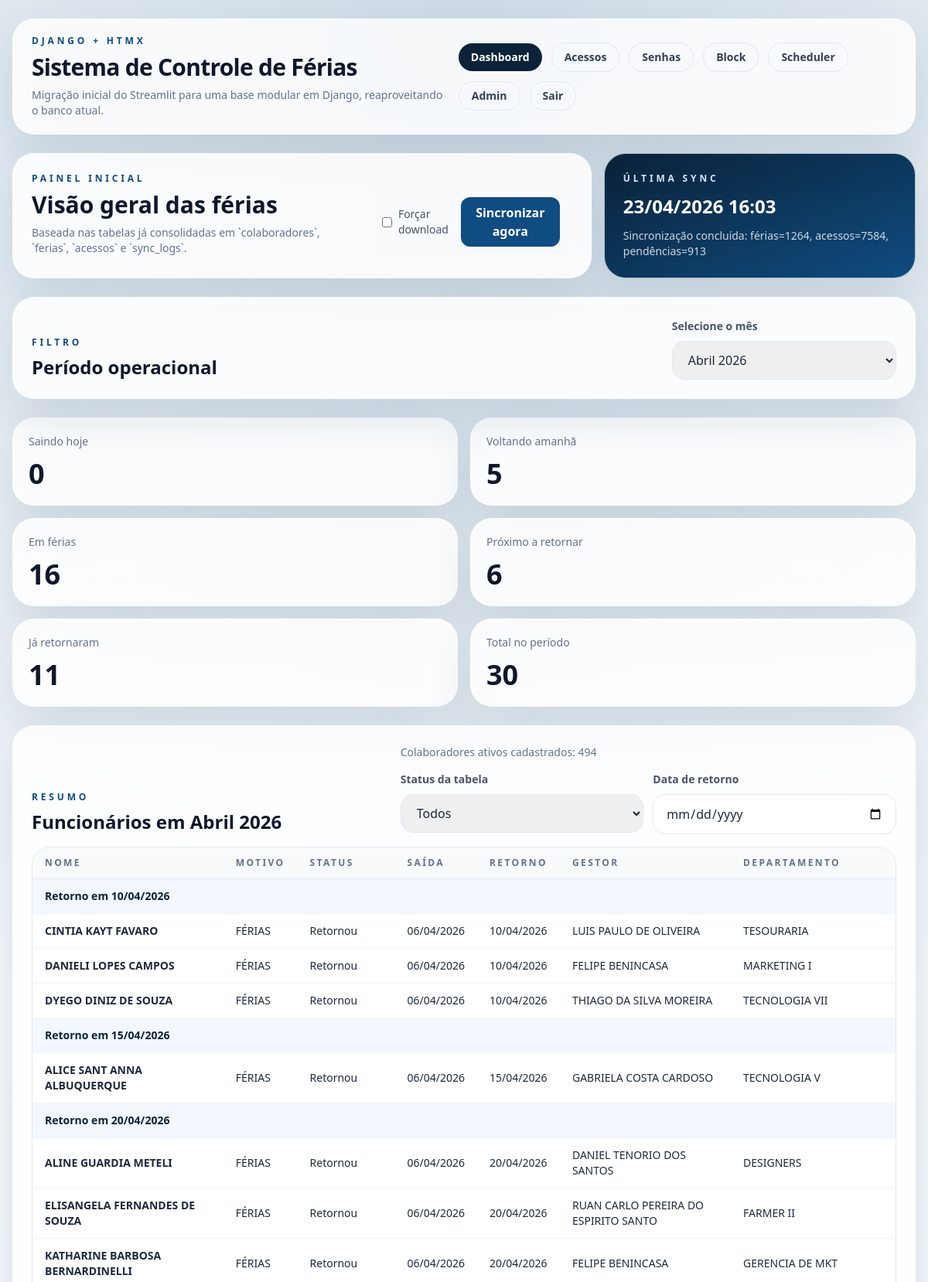
The page /dashboard/ (signed in, upper part) on the database its author committed.
### apps/core/models.py (models this page shows, shortened)
class OperationalSettings(models.Model):
    id = models.PositiveSmallIntegerField(primary_key=True, default=1, editable=False)
    company_name = models.CharField(max_length=120, default="Sistema de Controle de Férias")
    google_sheets_url = models.URLField(blank=True)
    sync_enabled = models.BooleanField(default=True)
    cache_minutes = models.PositiveIntegerField(default=60)
    onetimesecret_enabled = models.BooleanField(default=True)
    onetimesecret_email = models.EmailField(blank=True)
    onetimesecret_api_key = models.CharField(max_length=255, blank=True)
    allowed_systems = models.JSONField(default=list, blank=True)
    created_at = models.DateTimeField(auto_now_add=True)
    updated_at = models.DateTimeField(auto_now=True)
    class Meta:
        verbose_name = "Configuração operacional"
        verbose_name_plural = "Configurações operacionais"
    @classmethod
    def get_solo(cls) -> "OperationalSettings":
        defaults = {
            "company_name": "Sistema de Controle de Férias",
            "google_sheets_url": settings.GOOGLE_SHEETS_URL,
            "sync_enabled": True,
            "cache_minutes": 60,
            "onetimesecret_enabled": True,
            "allowed_systems": list(settings.DEFAULT_ACCESS_SYSTEMS),
        }
        try:
            obj, _ = cls.objects.get_or_create(pk=1, defaults=defaults)
            return obj
        except (OperationalError, ProgrammingError):
            return cls(pk=1, **defaults)

### apps/people/models.py (models this page shows, shortened)
class SyncLog(models.Model):
    tipo_sync = models.CharField(max_length=100)
    status = models.CharField(max_length=30)
    total_registros = models.IntegerField(blank=True, null=True)
    total_abas = models.IntegerField(blank=True, null=True)
    mensagem = models.TextField(blank=True, null=True)
    arquivo_hash = models.CharField(max_length=64, blank=True, null=True)
    detalhes = models.TextField(blank=True, null=True)
    created_at = models.DateTimeField(blank=True, null=True)
    class Meta:
        managed = False
        db_table = "sync_logs"
        ordering = ["-created_at"]
        verbose_name = "Log de sincronização"
        verbose_name_plural = "Logs de sincronização"

class Colaborador(models.Model):
    nome = models.CharField(max_length=255)
    email = models.EmailField(blank=True, null=True)
    login_ad = models.CharField(max_length=150, blank=True, null=True)
    departamento = models.CharField(max_length=255, blank=True, null=True)
    gestor = models.CharField(max_length=255, blank=True, null=True)
    ativo = models.BooleanField(default=True)
    created_at = models.DateTimeField(blank=True, null=True)
    updated_at = models.DateTimeField(blank=True, null=True)
    class Meta:
        managed = False
        db_table = "colaboradores"
        ordering = ["nome"]
        verbose_name = "Colaborador"
        verbose_name_plural = "Colaboradores"

class Ferias(models.Model):
    colaborador = models.ForeignKey(
        Colaborador,
        models.DO_NOTHING,
        db_column="colaborador_id",
        related_name="ferias_registros",
    )
    data_saida = models.DateField(blank=True, null=True)
    data_retorno = models.DateField(blank=True, null=True)
    mes_ref = models.IntegerField(blank=True, null=True)
    ano_ref = models.IntegerField(blank=True, null=True)
    created_at = models.DateTimeField(blank=True, null=True)
    updated_at = models.DateTimeField(blank=True, null=True)
    class Meta:
        managed = False
        db_table = "ferias"
        ordering = ["-ano_ref", "-mes_ref", "-data_saida"]
        verbose_name = "Evento de férias"
        verbose_name_plural = "Eventos de férias"

### apps/dashboard/views.py (the view)
# urls.py: path("", home, name="home"),
@login_required
def home(request):
    service = DashboardService()
    period = service.resolve_period(request.GET.get("period"))
    status = service.resolve_status(request.GET.get("status"))
    context = service.summary(period, status, request.GET.get("return_date"))
    if request.headers.get("HX-Request") and request.GET.get("partial") == "table":
        template = "dashboard/partials/period_table.html"
    else:
        template = "dashboard/partials/period_panel.html" if request.headers.get("HX-Request") else "dashboard/home.html"
    return render(request, template, context)

### templates/dashboard/home.html (shortened to what this page needs)
{% extends "base.html" %}
{% block content %}
<section class="space-y-6">
  <div class="grid gap-4 lg:grid-cols-[1.3fr_0.7fr]">
    <div class="rounded-[28px] border border-white/70 bg-white/85 p-6 shadow-soft backdrop-blur">
      <div class="flex flex-col gap-4 lg:flex-row lg:items-end lg:justify-between">
        <div>
          <p class="text-xs font-semibold uppercase tracking-[0.32em] text-brand-500">Painel inicial</p>
          <h2 class="mt-2 text-3xl font-black text-slate-900">Visão geral das férias</h2>
          <p class="mt-2 text-sm text-slate-500">Baseada nas tabelas já consolidadas em `colaboradores`, `ferias`, `acessos` e `sync_logs`.</p>
        </div>
        <form method="post" action="{% url 'sync:run' %}" class="flex items-center gap-3 rounded-2xl bg-slate-50 px-4 py-3">
          <label class="flex items-center gap-2 text-sm text-slate-600">
            <input type="checkbox" name="force" class="rounded border-slate-300">
            Forçar download
          </label>
          <button class="rounded-xl bg-brand-500 px-4 py-2 font-semibold text-white">Sincronizar agora</button>
        </form>
      </div>
    </div>
    <div class="rounded-[28px] border border-white/70 bg-gradient-to-br from-brand-900 to-brand-500 p-6 text-white shadow-soft">
      <p class="text-xs font-semibold uppercase tracking-[0.32em] text-brand-100">Última sync</p>
      {% if latest_sync %}
        <h3 class="mt-3 text-2xl font-black">{{ latest_sync.created_at|date:"d/m/Y H:i" }}</h3>
        <p class="mt-3 text-sm text-white/80">{{ latest_sync.mensagem }}</p>
      {% else %}
        <h3 class="mt-3 text-2xl font-black">Sem sincronização</h3>
        <p class="mt-3 text-sm text-white/80">Execute a primeira sincronização para alimentar o dashboard.</p>
      {% endif %}
    </div>
  </div>
  <div id="period-panel">
    {% include "dashboard/partials/period_panel.html" %}
  </div>
</section>
{% endblock %}

### templates/base.html (shortened to what this page needs)
{% load static %}
<!DOCTYPE html>
<html lang="pt-BR">
<head>
  <script src="https://cdn.tailwindcss.com"></script>
  <link rel="stylesheet" href="{% static 'css/app.css' %}">
</head>
<body class="min-h-screen bg-[radial-gradient(circle_at_top,_rgba(15,76,129,0.18),_transparent_38%),linear-gradient(180deg,_#f8fafc_0%,_#eef4f8_100%)] text-slate-800">
  <div class="mx-auto flex min-h-screen {% if request.resolver_match.namespace == 'accesses' %}max-w-[99vw] 2xl:max-w-[1920px]{% else %}max-w-7xl{% endif %} flex-col px-3 py-6 lg:px-4">
    <header class="mb-6 rounded-[28px] border border-white/70 bg-white/80 px-6 py-5 shadow-soft backdrop-blur">
      <div class="flex flex-col gap-5 lg:flex-row lg:items-center lg:justify-between">
        <div>
          <p class="text-xs font-semibold uppercase tracking-[0.32em] text-brand-500">Django + HTMX</p>
          <h1 class="mt-2 text-3xl font-black tracking-tight text-slate-900">{{ operational_settings.company_name|default:"Sistema de Controle de Férias" }}</h1>
          <p class="mt-2 max-w-2xl text-sm text-slate-500">Migração inicial do Streamlit para uma base modular em Django, reaproveitando o banco atual.</p>
        </div>
        <div class="flex flex-wrap items-center gap-3 text-sm">
          {% if request.user.is_authenticated %}
            <a
              href="{% url 'dashboard:home' %}"
              class="rounded-full px-4 py-2 font-semibold {% if request.resolver_match.namespace == 'dashboard' %}bg-brand-900 text-white{% else %}border border-slate-200 text-slate-700{% endif %}"
            >Dashboard</a>
            <a
              href="{% url 'accesses:index' %}"
              class="rounded-full px-4 py-2 font-semibold {% if request.resolver_match.namespace == 'accesses' %}bg-brand-900 text-white{% else %}border border-slate-200 text-slate-700{% endif %}"
            >Acessos</a>
            <a
              href="{% url 'passwords:index' %}"
              class="rounded-full px-4 py-2 font-semibold {% if request.resolver_match.namespace == 'passwords' %}bg-brand-900 text-white{% else %}border border-slate-200 text-slate-700{% endif %}"
            >Senhas</a>
            <a
              href="{% url 'block:index' %}"
              class="rounded-full px-4 py-2 font-semibold {% if request.resolver_match.namespace == 'block' %}bg-brand-900 text-white{% else %}border border-slate-200 text-slate-700{% endif %}"
            >Block</a>
            <a
              href="{% url 'scheduler:index' %}"
              class="rounded-full px-4 py-2 font-semibold {% if request.resolver_match.namespace == 'scheduler' %}bg-brand-900 text-white{% else %}border border-slate-200 text-slate-700{% endif %}"
            >Scheduler</a>
            <a
              href="/admin/"
              class="rounded-full px-4 py-2 font-semibold {% if '/admin/' in request.path %}bg-brand-900 text-white{% else %}border border-slate-200 text-slate-700{% endif %}"
            >Admin</a>
            <form method="post" action="{% url 'logout' %}">
              <button class="rounded-full border border-slate-200 px-4 py-2 font-semibold text-slate-700">Sair</button>
            </form>
          {% endif %}
        </div>
      </div>
    </header>
    <main class="flex-1">
      {% block content %}{% endblock %}
    </main>
  </div>
</body>
</html>

### templates/dashboard/partials/period_panel.html
<div class="space-y-6">
  <form id="period-filter-form" class="space-y-6">
    <section class="rounded-[28px] border border-white/70 bg-white/85 p-6 shadow-soft backdrop-blur">
      <div class="grid gap-4 lg:grid-cols-[1fr_auto] lg:items-end">
        <div>
          <p class="text-xs font-semibold uppercase tracking-[0.32em] text-brand-500">Filtro</p>
          <h3 class="mt-2 text-2xl font-black text-slate-900">Período operacional</h3>
        </div>
        <div class="min-w-[280px]">
          <label class="text-sm font-semibold text-slate-600">Selecione o mês</label>
          <select
            name="period"
            class="mt-2 w-full rounded-2xl border border-slate-200 px-4 py-3"
            hx-get="{% url 'dashboard:home' %}"
            hx-target="#period-panel"
            hx-trigger="change"
            hx-swap="innerHTML"
            hx-include="#period-filter-form"
          >
            {% for period in periods %}
              <option value="{{ period.key }}" {% if selected_period and selected_period.key == period.key %}selected{% endif %}>
                {{ period.label }}
              </option>
            {% endfor %}
          </select>
        </div>
      </div>
    </section>
    <section class="grid gap-4 md:grid-cols-2 xl:grid-cols-6">
      <article class="rounded-[28px] border border-white/70 bg-white/85 p-5 shadow-soft">
        <p class="text-sm text-slate-500">Saindo hoje</p>
        <p class="mt-3 text-4xl font-black text-slate-900">{{ metrics.saindo_hoje|default:0 }}</p>
      </article>
      <article class="rounded-[28px] border border-white/70 bg-white/85 p-5 shadow-soft">
        <p class="text-sm text-slate-500">Voltando amanhã</p>
        <p class="mt-3 text-4xl font-black text-slate-900">{{ metrics.voltando|default:0 }}</p>
      </article>
      <article class="rounded-[28px] border border-white/70 bg-white/85 p-5 shadow-soft">
        <p class="text-sm text-slate-500">Em férias</p>
        <p class="mt-3 text-4xl font-black text-slate-900">{{ metrics.em_ferias|default:0 }}</p>
      </article>
      <article class="rounded-[28px] border border-white/70 bg-white/85 p-5 shadow-soft">
        <p class="text-sm text-slate-500">Próximo a retornar</p>
        <p class="mt-3 text-4xl font-black text-slate-900">{{ metrics.proximos_7_dias|default:0 }}</p>
      </article>
      <article class="rounded-[28px] border border-white/70 bg-white/85 p-5 shadow-soft">
        <p class="text-sm text-slate-500">Já retornaram</p>
        <p class="mt-3 text-4xl font-black text-slate-900">{{ metrics.retornaram|default:0 }}</p>
      </article>
      <article class="rounded-[28px] border border-white/70 bg-white/85 p-5 shadow-soft">
        <p class="text-sm text-slate-500">Total no período</p>
        <p class="mt-3 text-4xl font-black text-slate-900">{{ metrics.total_periodo|default:0 }}</p>
      </article>
    </section>
    <section class="rounded-[28px] border border-white/70 bg-white/85 p-6 shadow-soft backdrop-blur">
      <div id="period-table">
        {% include "dashboard/partials/period_table.html" %}
      </div>
    </section>
  </form>
</div>

### templates/dashboard/partials/period_table.html
<div class="flex flex-col gap-4">
  <div class="flex flex-col gap-2 lg:flex-row lg:items-end lg:justify-between">
    <div>
      <p class="text-xs font-semibold uppercase tracking-[0.32em] text-brand-500">Resumo</p>
      <h3 class="mt-2 text-2xl font-black text-slate-900">
        {% if selected_period %}Funcionários em {{ selected_period.label }}{% else %}Sem períodos disponíveis{% endif %}
      </h3>
    </div>
    <div class="flex flex-col gap-3 lg:min-w-[280px]">
      <p class="text-sm text-slate-500">Colaboradores ativos cadastrados: {{ active_people }}</p>
      <div class="grid gap-3 lg:grid-cols-2">
        <div>
          <label class="text-sm font-semibold text-slate-600">Status da tabela</label>
          <select
            name="status"
            class="mt-2 w-full rounded-2xl border border-slate-200 px-4 py-3"
            hx-get="{% url 'dashboard:home' %}"
            hx-target="#period-table"
            hx-trigger="change"
            hx-swap="innerHTML"
            hx-include="#period-filter-form"
            hx-vals='{"partial":"table"}'
          >
            {% for status in status_options %}
              <option value="{{ status.key }}" {% if selected_status == status.key %}selected{% endif %}>
                {{ status.label }}
              </option>
            {% endfor %}
          </select>
        </div>
        <div>
          <label class="text-sm font-semibold text-slate-600">Data de retorno</label>
          <input
            type="date"
            name="return_date"
            value="{% if selected_return_date %}{{ selected_return_date|date:'Y-m-d' }}{% endif %}"
            class="mt-2 w-full rounded-2xl border border-slate-200 px-4 py-3"
            hx-get="{% url 'dashboard:home' %}"
            hx-target="#period-table"
            hx-trigger="change"
            hx-swap="innerHTML"
            hx-include="#period-filter-form"
            hx-vals='{"partial":"table"}'
          >
        </div>
      </div>
    </div>
  </div>
  <div class="overflow-hidden rounded-3xl border border-slate-200">
    <table class="min-w-full divide-y divide-slate-200 text-sm">
      <thead class="bg-slate-50 text-left text-xs uppercase tracking-[0.2em] text-slate-500">
        <tr>
          <th class="px-4 py-3">Nome</th>
          <th class="px-4 py-3">Motivo</th>
          <th class="px-4 py-3">Status</th>
          <th class="px-4 py-3">Saída</th>
          <th class="px-4 py-3">Retorno</th>
          <th class="px-4 py-3">Gestor</th>
          <th class="px-4 py-3">Departamento</th>
        </tr>
      </thead>
      <tbody class="divide-y divide-slate-100 bg-white">
        {% for group in grouped_rows %}
          <tr class="bg-brand-50/70">
            <td colspan="7" class="px-4 py-3 text-sm font-bold text-brand-900">Retorno em {{ group.label }}</td>
          </tr>
          {% for row in group.rows %}
            <tr class="hover:bg-slate-50/80">
              <td class="px-4 py-3 font-semibold text-slate-800">{{ row.nome }}</td>
              <td class="px-4 py-3">{{ row.motivo }}</td>
              <td class="px-4 py-3">{{ row.status_label }}</td>
              <td class="px-4 py-3">{{ row.saida|date:"d/m/Y" }}</td>
              <td class="px-4 py-3">{{ row.retorno|date:"d/m/Y" }}</td>
              <td class="px-4 py-3">{{ row.gestor|default:"-" }}</td>
              <td class="px-4 py-3">{{ row.departamento|default:"-" }}</td>
            </tr>
          {% endfor %}
        {% empty %}
          <tr>
            <td colspan="7" class="px-4 py-8 text-center text-slate-500">Nenhum registro encontrado para os filtros selecionados.</td>
          </tr>
        {% endfor %}
      </tbody>
    </table>
  </div>
</div>

### rows shown on the page
OperationalSettings: company_name "Sistema de Controle de Férias"
SyncLog: created_at "23/04/2026 16:03", mensagem "Sincronização concluída: férias=1264, acessos=7584, pendências=913"
Colaborador: nome "CINTIA KAYT FAVARO", gestor "LUIS PAULO DE OLIVEIRA", departamento "TESOURARIA"
Ferias: saida "06/04/2026", retorno "10/04/2026"
Colaborador: nome "DANIELI LOPES CAMPOS", gestor "FELIPE BENINCASA", departamento "MARKETING I"
Ferias: saida "06/04/2026", retorno "10/04/2026"
Colaborador: nome "DYEGO DINIZ DE SOUZA", gestor "THIAGO DA SILVA MOREIRA", departamento "TECNOLOGIA VII"
Ferias: saida "06/04/2026", retorno "10/04/2026"
Colaborador: nome "ALICE SANT ANNA ALBUQUERQUE", gestor "GABRIELA COSTA CARDOSO", departamento "TECNOLOGIA V"
Ferias: saida "06/04/2026", retorno "15/04/2026"
Colaborador: nome "ALINE GUARDIA METELI", gestor "DANIEL TENORIO DOS SANTOS", departamento "DESIGNERS"
Ferias: saida "06/04/2026", retorno "20/04/2026"
Colaborador: nome "ELISANGELA FERNANDES DE SOUZA", gestor "RUAN CARLO PEREIRA DO ESPIRITO SANTO", departamento "FARMER II"
Ferias: saida "06/04/2026", retorno "20/04/2026"
Colaborador: nome "KATHARINE BARBOSA BERNARDINELLI", gestor "FELIPE BENINCASA", departamento "GERENCIA DE MKT"
Ferias: saida "06/04/2026", retorno "20/04/2026"

### other values the page prints
{{ metrics.saindo_hoje|default:0 }} "0"
{{ metrics.voltando|default:0 }} "5"
{{ metrics.em_ferias|default:0 }} "16"
{{ metrics.proximos_7_dias|default:0 }} "6"
{{ metrics.retornaram|default:0 }} "11"
{{ metrics.total_periodo|default:0 }} "30"
{{ selected_period.label }} "Abril 2026"
{{ active_people }} "494"
{{ group.label }} "10/04/2026" "15/04/2026" "20/04/2026"
{{ row.motivo }} "FÉRIAS" "FÉRIAS" "FÉRIAS" "FÉRIAS" "FÉRIAS" "FÉRIAS" "FÉRIAS"
{{ row.status_label }} "Retornou" "Retornou" "Retornou" "Retornou" "Retornou" "Retornou" "Retornou"
form field period "Abril 2026"
form field status "Todos"
